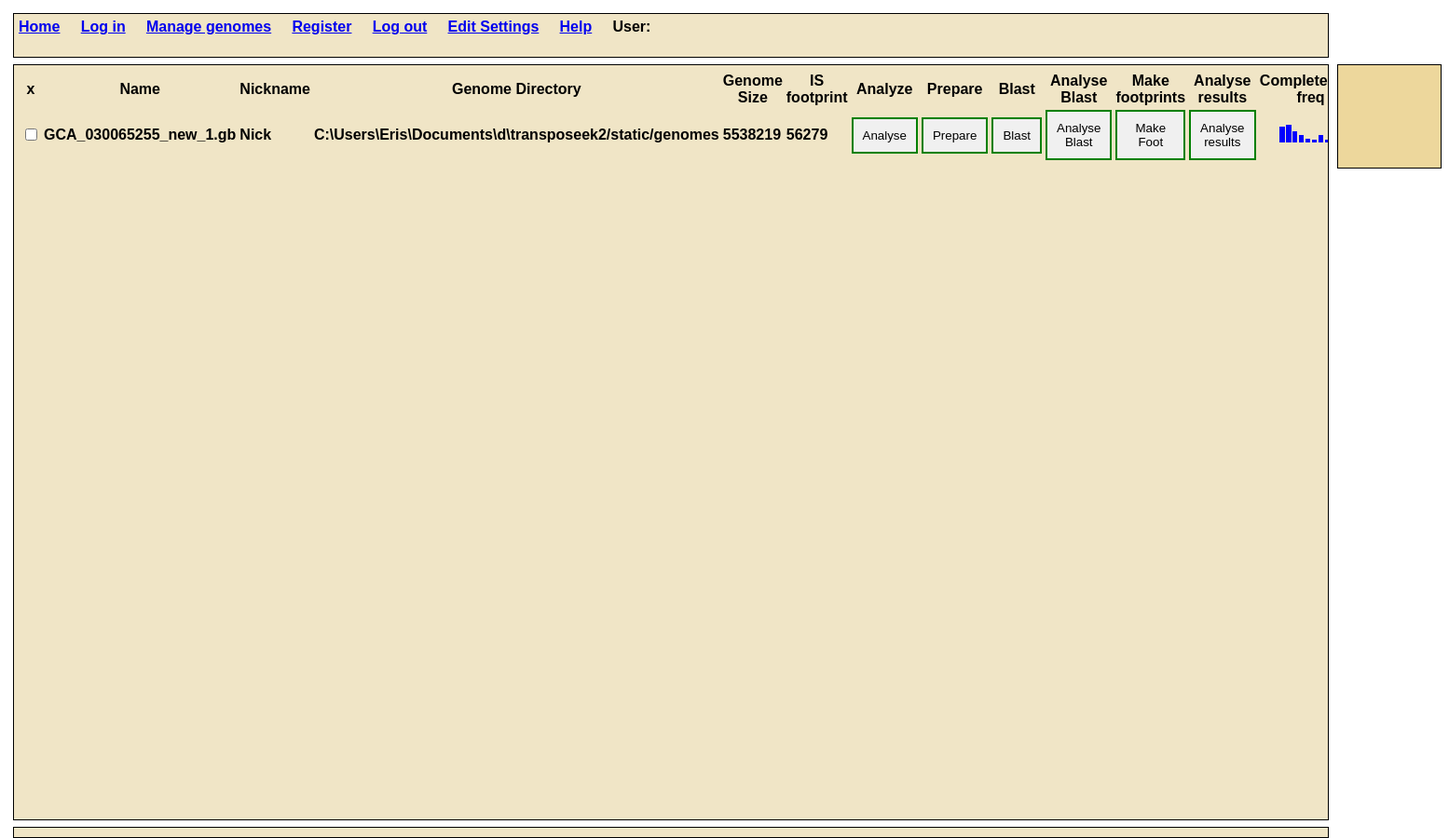
The page / (signed in) on the database as committed earlier.
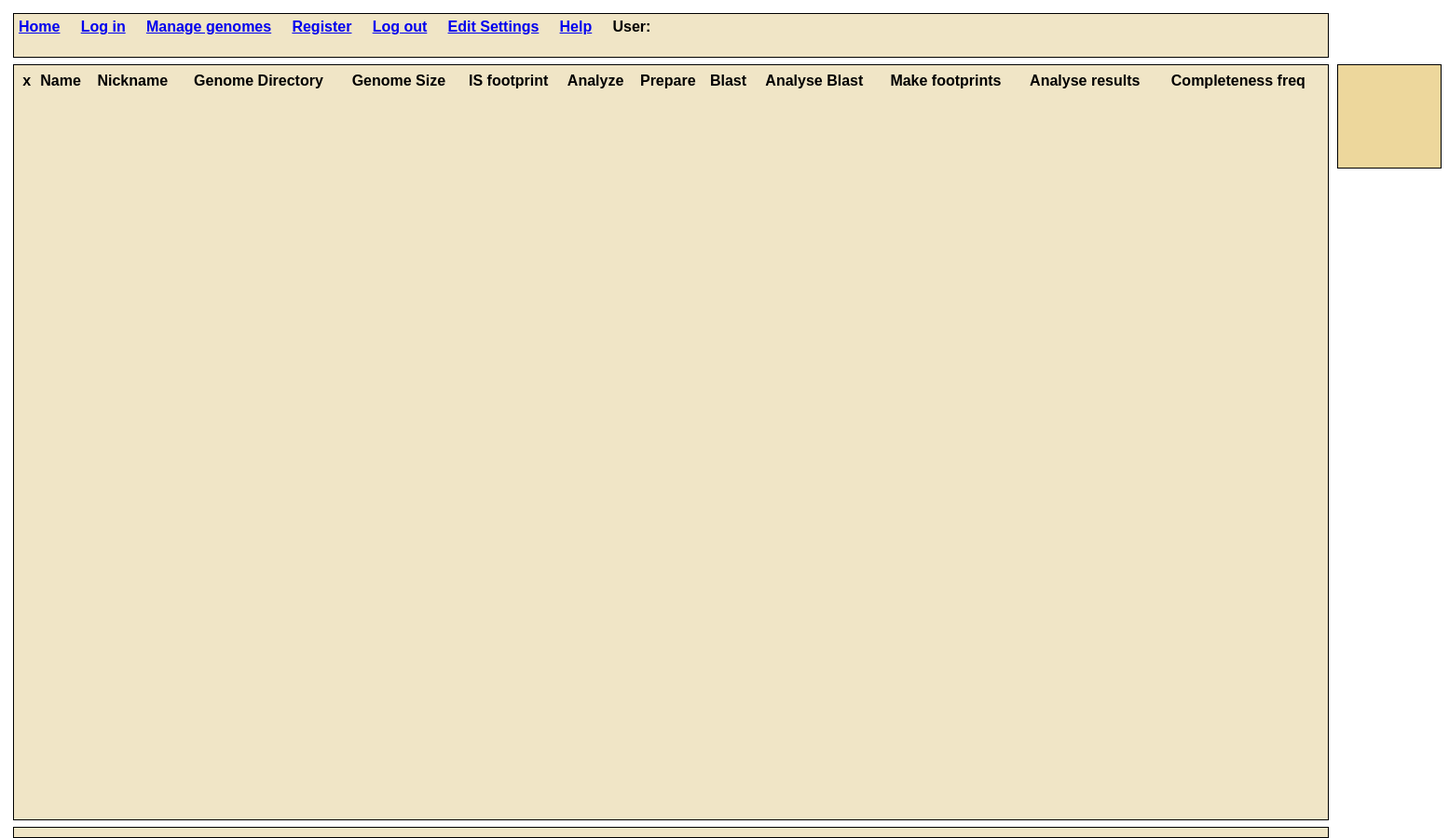
The same page on the database as committed later.
### event/models.py (models this page shows)
class genomeEntry(models.Model):
    name=models.CharField('name',max_length=120)
    nick=models.CharField('nick',max_length=120,default="-")
    path=models.CharField('path',max_length=120,default="-1")
    extra=models.CharField('extra',max_length=120)
    is_dir=models.CharField('is_dir',max_length=120,default=-1)
    description=models.TextField(blank=True)
    contigs_num=models.IntegerField('contigs_num',default=-1)
    genome_size=models.IntegerField('genome_size',default=-1)
    footprint_size=models.IntegerField('footprint_size',default=-1)
    button_analyse_isok=models.TextField('button_analyse_isok',default="red")
    button_prepare_isok=models.TextField('button_prepare_isok',default="red")
    button_blast_isok=models.TextField('button_blast_isok',default="red")
    button_blastanal_isok=models.TextField('button_blastanal_isok',default="red")
    button_footprints_isok=models.TextField('button_footprints_isok',default="red")
    button_analyse_results_isok=models.TextField('button_analyse_results_isok',default="red")
    files_num=models.IntegerField('files_num',default=-1)
    footprints=models.ManyToManyField(Footprint,blank=True)
    work_files_dir=models.CharField('work_files_dir',max_length=120,default="D:/workfiles/")
    concat_fasta_file=models.CharField('concat_fasta_file',max_length=120,default="")
    blast_results_file=models.CharField('blast_results_file',max_length=120,default="")
    blast_analysis_file=models.CharField('blast_analysis_file',max_length=120,default="")
    analysed_gb_files=models.CharField('analysed_gb_files',max_length=120,default="")
    is_list_csv_file=models.CharField('is_list_csv_file',max_length=120,default="")
    is_frequency_pic=models.CharField('is_frequency_pic',max_length=120,default="")
    def __str__(self):
	    return self.name

### event/views.py (the view, shortened to what this page needs)
# urls.py: path('',views.home,name="home"),
def home(request):
    user=request.user
    if request.method == 'POST':
        sent_action = request.POST.get('command')
        sent_answer = request.POST.get('answer')
        print("sent action")
        print(sent_action)
        if sent_action == 'analyzefile':
            sent_answer = request.POST.get('answer')
            genObj = genomeEntry.objects.filter(name=sent_answer).first()
            genomeFullPath=genObj.path+"/"+genObj.name
            contigs=getGenomeInfo(genomeFullPath)
            genObj.contigs_num=int(contigs[0])
            genObj.genome_size=int(contigs[1])
            genObj.save()
            dbsquares=getDatabaseAndView()
            sent_path=user.userprofile.current_genome_dir
            checkButtons()
            return render(request,'event/home.html',{'squaredb':dbsquares})
        if sent_action == 'prepare':
            sent_answer = request.POST.get('answer')
            genObj = genomeEntry.objects.filter(name=sent_answer).first()
            genomeFullPath=genObj.path+"/"+genObj.name
            contigs=prepareGenomeForBlast(genomeFullPath,genObj,sent_answer,user)
            genObj.contigs_num=contigs[0]
            genObj.genome_size=contigs[1]
            genObj.save()
            dbsquares=getDatabaseAndView()
            sent_path=user.userprofile.current_genome_dir
            checkButtons()
            return render(request,'event/home.html',{'squaredb':dbsquares})
        if sent_action == 'blast':
            print("sent_command blast")
            sent_answer = request.POST.get('answer')
            genObj = genomeEntry.objects.filter(name=sent_answer).first()
            genomeFullPath=genObj.path+"/"+genObj.name
            doblast(genomeFullPath,genObj,sent_answer,user)
            dbsquares=getDatabaseAndView()
            sent_path=user.userprofile.current_genome_dir
            checkButtons()
            return render(request,'event/home.html',{'squaredb':dbsquares})
        if sent_action == 'analyseblast':
            print("sent_command analyse blast")
            sent_answer = request.POST.get('answer')
            genObj = genomeEntry.objects.filter(name=sent_answer).first()
            analyseblast(genObj,sent_answer,user)
            dbsquares=getDatabaseAndView()
            sent_path=user.userprofile.current_genome_dir
            checkButtons()
            return render(request,'event/home.html',{'squaredb':dbsquares})
        if sent_action == 'make_footprint':
            print("sent_command make_footprint")
            sent_answer = request.POST.get('answer')
            genObj = genomeEntry.objects.filter(name=sent_answer).first()
            analyse_footprints(genObj,sent_answer,user)
            dbsquares=getDatabaseAndView()
            sent_path=user.userprofile.current_genome_dir
            checkButtons()
            return render(request,'event/home.html',{'squaredb':dbsquares})
        if sent_action == 'analyse_results':
            print("sent_command analyse_results")
            sent_answer = request.POST.get('answer')
            genObj = genomeEntry.objects.filter(name=sent_answer).first()
            analyse_results(genObj,sent_answer,user)
            dbsquares=getDatabaseAndView()
            sent_path=user.userprofile.current_genome_dir
            checkButtons()
            return render(request,'event/home.html',{'squaredb':dbsquares})
        file_list = ["test1","testt2"]#os.listdir(directory_path)
        items = []
        for file_name in file_list:
            item = ListItem(name=file_name)
            items.append(item)
            print(file_name)
        dbsquares=getDatabaseAndView()
        sent_path=user.userprofile.current_genome_dir
        return render(request,'event/home.html',{'squaredb':dbsquares})
    else: # if request method was not post
        dbsquares=getDatabaseAndView()
        file_list = ["test1","testt2"]#os.listdir(directory_path)
        items = []
        for file_name in file_list:
            item = ListItem(name=file_name)
            items.append(item)
        checkButtons()
        try:
            sent_path=user.userprofile.current_genome_dir
        except:
            sent_path=""
        return render(request,'event/home.html',{'squaredb':dbsquares})

### event/views.py (called while the page is built)
def checkButtons():
    genomeentrylist=genomeEntry.objects.all()
    for genomme in genomeentrylist:
        if is_valid_file(genomme.path+"/"+genomme.name):
            genomme.button_analyse_isok="green"
            genomme.button_prepare_isok="green"
            genomme.save()
        if is_valid_concat_file(genomme.concat_fasta_file):
            genomme.button_blast_isok="green"
            genomme.save()
        if is_valid_blastresults_file(genomme.blast_results_file):
            genomme.button_blastanal_isok="green"
            genomme.save()
        if genomme.footprints.all().exists():
            genomme.button_footprints_isok="green"
            genomme.save()
        if is_valid_analysed_gb_file(genomme.analysed_gb_files):
            genomme.button_analyse_results_isok="green"
            genomme.save()
    return()

def is_valid_file(path):
    return os.path.isfile(path) and path.lower().endswith(('.gb', '.fa', '.fasta','.gbk', '.gbff', '.fna'))

def is_valid_concat_file(path):
    return os.path.isfile(path) and path.lower().endswith(('_conc.fa'))

def is_valid_blastresults_file(path):
    return os.path.isfile(path) and path.lower().endswith(('_blast1results.xml'))

### event/templates/event/home.html (shortened to what this page needs)
{% extends 'event/base.html' %}
{% load static %}
{% load my_tags %}
{%block content%}
<!DOCTYPE html>
<html>
  <head>
  </head>
  <body>
    <div class="container">
     <div class="header">
          <a class="nav-link" href="{% url 'home' %}">Home</a>&nbsp;&nbsp;&nbsp;&nbsp;
          <a class="nav-link" href="{% url 'login' %}">Log in</a>&nbsp;&nbsp;&nbsp;&nbsp;
          <a class="nav-link" href="{% url 'managegenomes' %}">Manage genomes</a>&nbsp;&nbsp;&nbsp;&nbsp;
            <a class="nav-link" href="{% url 'register_user' %}">Register</a>&nbsp;&nbsp;&nbsp;&nbsp;
            <a class="nav-link" href="{% url 'logout' %}">Log out</a>&nbsp;&nbsp;&nbsp;&nbsp;
            <a class="nav-link" href="{% url 'editSettings' %}"> Edit Settings</a>&nbsp;&nbsp;&nbsp;&nbsp;
            <a class="nav-link" href="{% url 'help' %}">Help</a>&nbsp;&nbsp;&nbsp;&nbsp;
          User: {{user.userprofile}}
     </div>
     <div class="content-large">
      <table id="example" class="table table-striped" style="width:100%">
        <thead>
            <tr>
              <th>x</th>
                <th>Name</th>
                <th>Nickname</th>
                <th>Genome Directory</th>
                <th>Genome Size</th>
                <th>IS footprint</th>
                <th>Analyze</th>
                <th>Prepare</th>
                <th>Blast</th>
                <th> Analyse Blast</th>
                <th> Make footprints</th>
                <th> Analyse results</th>
                <th> Completeness freq</th>
            </tr>
        </thead>
        <tbody>
          {% for item in squaredb %}
          <tr>
            <td><input type="checkbox" name="{{ item }}" {% if item.is_checked %}checked{% endif %}></td>
            <td> {{item.name}}</td>
            <td> Nick</td>
            <td> {{item.path}}</td>
            <td> {{item.genome_size}}</td>
            <td> {{item.footprint_size}}</td>
            <td><button class="myButton2" style="border: 2px solid {{ item.button_analyse_isok }}" onclick="getGenomeSize('{{ item.name }}')">Analyse</button></td>
            <td><button class="myButton2" style="border: 2px solid {{ item.button_prepare_isok }}" onclick="prepare('{{ item.name }}')">Prepare</button></td>
            <td><button class="myButton2" style="border: 2px solid {{ item.button_blast_isok }}" onclick="blast('{{ item.name }}')">Blast</button></td>
            <td><button class="myButton2" style="border: 2px solid {{ item.button_blastanal_isok }}" onclick="analyse_blast('{{ item.name }}')">Analyse Blast</button></td>
            <td><button class="myButton2" style="border: 2px solid {{ item.button_footprints_isok }}" onclick="make_foot('{{ item.name }}')">Make Foot</button></td>
            <td><button class="myButton2" style="border: 2px solid {{ item.button_analyse_results_isok }}" onclick="analyse_results('{{ item.name }}')">Analyse results</button></td>
            <td>
              {% if item.is_frequency_pic %}
                  <img src="{{ STATIC_URL }}event/images/{{ item.is_frequency_pic}}" alt="Image 2">
              {% else %}
                  <img src="{{ STATIC_URL }}event/images/blank.png" alt="Default Image">
              {% endif %}
          </td>
          </tr>
        {% endfor %}
    </table>
    </div>
    <div class="content-question_answer">
     </div>
   <div class="footer">
    </div>
{%endblock%}

Rows that differ between the two databases and show on the page:
removed genomeEntry: name "GCA_030065255_new_1.gb", path "C:\\Users\\Eris\\Documents\\d\\transposeek2/static/genomes", genome_size "5538219", footprint_size "56279", is_frequency_pic (picture)
